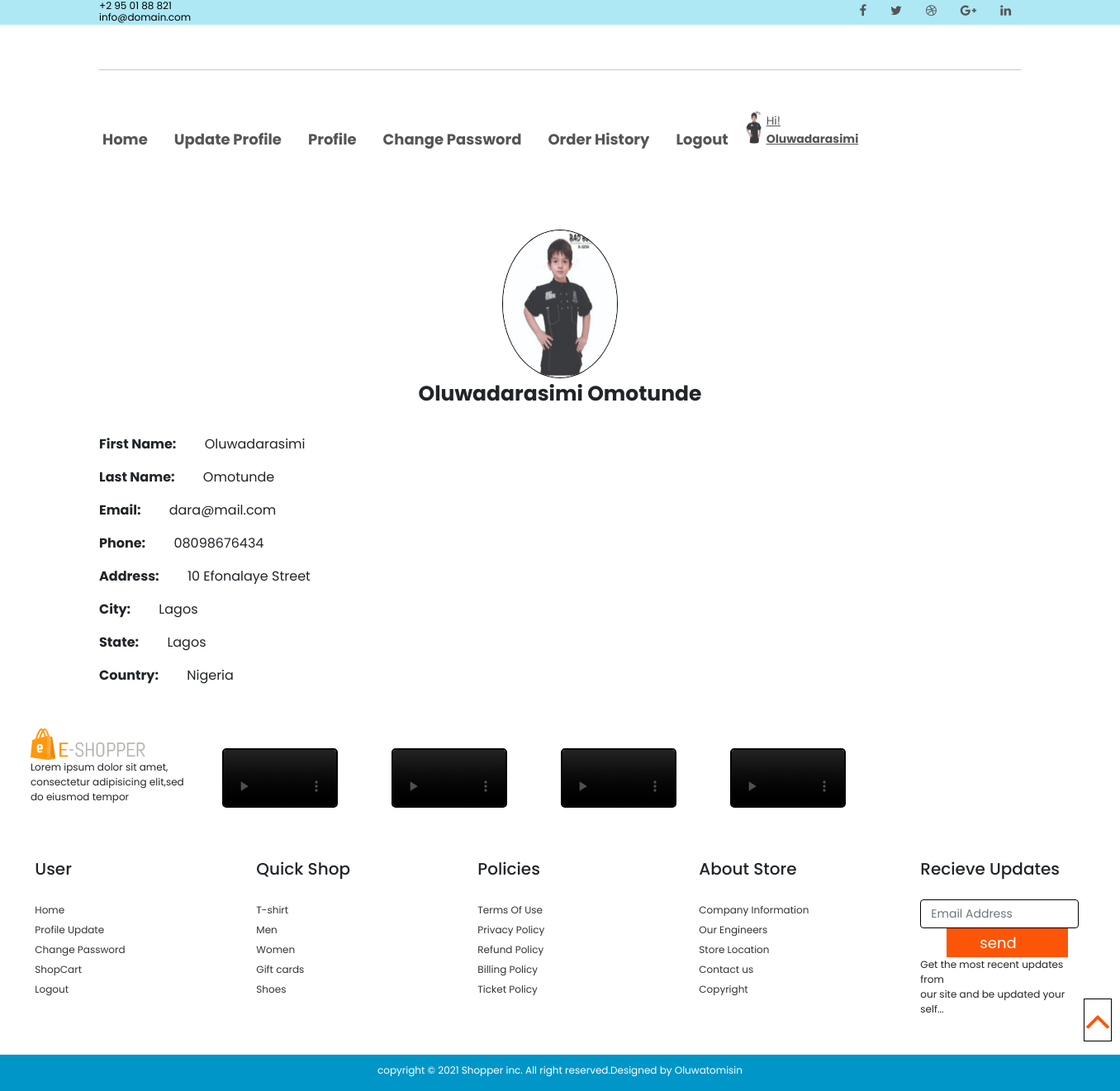
Page /user/user_profile/ (signed in) on the committed database.
### user/models.py (models this page shows, shortened)
class UserProfile(models.Model):
    user = models.OneToOneField(User, blank=True, null=True, on_delete=models.CASCADE)
    first_name = models.CharField(max_length=20, blank=True, null=True)
    last_name = models.CharField(max_length=20, blank=True, null=True)
    mobile_phone = models.CharField(max_length=15, blank=True)
    phone = models.CharField(max_length=15, null=True)
    address = models.CharField(blank=True, max_length=150)
    city = models.CharField(max_length=20, blank=True)
    state = models.CharField(max_length=20, blank=True)
    country = models.CharField(max_length=50, blank=True)
    zipcode = models.CharField(max_length=8, blank=True)
    image = models.ImageField(blank=True, null=True, upload_to='image/users/', default='defaultpic.jpg')
    def image_tag(self):
        return mark_safe('<img src="{}" height="50"/>'.format(self.image.url))
    image_tag.short_description = 'Image'
    class Meta:
        db_table = 'userprofile'
        managed = True
        verbose_name = 'UserProfile'
        verbose_name_plural = 'UserProfiles'

### user/views.py (the view)
# urls.py: path('user_profile/', views.userprofile, name='userprofile'),
def userprofile(request):
    profile = UserProfile.objects.get(user__username = request.user.username)
    context = {
        'profile': profile,
    }
    return render(request, 'userprofile.html', context)

### user/templates/userprofile.html (shortened to what this page needs)
{% extends 'base.html' %}
{% block header %}
    {% include "header2.html" %}
{% endblock header %}
{% block content %}
    <div class="container" style="margin-top: 5rem; text-align:center;">
        <div>
            <img src="{{profile.image.url}}" alt="No user picture" style="border-radius:50%; height:180px; width:140px;  border:1px solid black;">
            {% if request.user.first_name %}
                <p style="font-size: 25px;"><strong>{{request.user.first_name}} {{request.user.last_name}} </strong></p>
            {% else %}
                <p><strong>{{request.user.username}}</strong></p>
            {% endif %}
        </div>
        <div style="margin-top: 30px; text-align:left;">
            <p><span style="font-weight: bold; margin-right:30px;">First Name:</span> {{profile.first_name}}</p>
            <p><span style="font-weight: bold; margin-right:30px;">Last Name:</span> {{profile.last_name}}</p>
            <p><span style="font-weight: bold; margin-right:30px;">Email:</span> {{profile.user.email}}</p>
            <p><span style="font-weight: bold; margin-right:30px;">Phone:</span> {{profile.phone}}</p>
            <p><span style="font-weight: bold; margin-right:30px;">Address:</span> {{profile.address}}</p>
            <p><span style="font-weight: bold; margin-right:30px;">City:</span> {{profile.city}}</p>
            <p><span style="font-weight: bold; margin-right:30px;">State:</span> {{profile.state}}</p>
            <p><span style="font-weight: bold; margin-right:30px;">Country:</span> {{profile.country}}</p>
        </div>
    </div>
{% endblock content %}
{% block footer %}
    {% include "footer.html" %}
{% endblock footer %}

### home/templates/header2.html (shortened to what this page needs)
<header class="main_header" id="top">
    <div class="header_one">
        <div class="container container--flex">
            <div class="contact">
                <p> +2 95 01 88 821</p>
                <p>info@domain.com</p>
            </div>
            <ul class="social_media_handles">
                <div><i class="fa fa-facebook" aria-hidden="true"></i></div>
                <div><i class="fa fa-twitter" aria-hidden="true"></i></div>
                <div><i class="fa fa-dribbble" aria-hidden="true"></i></div>
                <div><i class="fa fa-google-plus" aria-hidden="true"></i></div>
                <div><i class="fa fa-linkedin" aria-hidden="true"></i></div>
            </ul>
        </div>
    </div>
    <div class="header_two">
        <div class="container">
            <div class="row">
                <div class="header_two--logo col col-sm-4 col-md-3 col-lg-3"><img src="{{setting.logo.url}}" alt=""></div>
                <div class="header_two--nav-links col-sm-12 col-md-6 col-lg-6 ">
                </div>
            </div>
            <hr>
        </div>
    </div>
    <div class="header_three">
       <div class="container">
           <div class="row">
                <ul class="nav col-sm-12 col-md-10 col-lg-10">
                    <li class="nav-item">
                        <a class="nav-link active" href="{% url 'index' %}" style="font-weight: bold; font-size:18px;">Home</a>
                    </li>
                    <li class="nav-item">
                        <a class="nav-link" href="{% url 'profileupdate' %}" id="shop" style="font-weight: bold; font-size:18px;">Update Profile</a>
                    </li>
                    <li class="nav-item">
                        <a class="nav-link" href="{% url 'userprofile' %}" style="font-weight: bold; font-size:18px;">Profile</i></a>
                    </li>
                    <li class="nav-item">
                        <a class="nav-link" href="#" style="font-weight: bold; font-size:18px;">Change Password</a>
                    </li>
                    <li class="nav-item">
                        <a class="nav-link" href="#" style="font-weight: bold; font-size:18px;">Order History</a>
                    </li>
                    <li class="nav-item">
                        <a class="nav-link" href="{% url 'logout' %}" style="font-weight: bold; font-size:18px;">Logout</a>
                    </li>
                    <li style="float: right;"><img src="{{profile.image.url}}" alt="" style="height: 40px; width:30px; border-radius: 50%;"></li>
                    {% if user.id is not None %}
                        <li>
                            <a href="{% url 'userprofile' %}"> Hi!
                                {% if request.user.first_name %}
                                    <p style="font-size: normal;"><strong>{{request.user.first_name}}</strong></p>
                                {% else %}
                                    <p><strong>{{request.user.username}}</strong></p>
                                {% endif %}
                            </a>
                        </li>
                    {% endif %}
                </ul>
           </div>
       </div>
    </div>
</header>

### home/static/css/main.css (style rules this page uses)
:root { --hover-color: #0096c7; --main-bg-color: #f8f9fa; --first-nav-color: #ade8f4; --main-color:#fb5607; --nav-links-color: #555; --main-text-color: #555; --ff-main-fontsize:14px; --ff-smallest-font: 12px; --ff-nav-fontsize:14px; --ff-title-fontsize:18px; --nav-two-three-height: 4rem; }
* { padding: 0; margin: 0; box-sizing: border-box; }
body { font-family: 'Poppins', sans-serif; }
.header_one { height: 30px; max-width: 100%; background-color: var(--first-nav-color); color: black; font-size: var(--ff-smallest-font); }
.container--flex { display: flex; justify-content: space-between; }
@media screen and (min-width: 576px) { .header_one { padding-inline: 10px; } }
.contact { display: flex; padding-block: 5px; }
.contact > * + * { margin-left:20px ; }
@media screen and (min-width:576px) { .contact { display:block; margin: 0; padding-block: 0px; } }
@media screen and (min-width:576px) { .contact p { padding: 0; margin: 0; line-height: 14px; } }
.social_media_handles { list-style: none; display: flex; height: 30px; }
.social_media_handles > * + * { margin-left: 5px; }
.social_media_handles div { padding-inline: 12px; padding-block: 5px; }
.social_media_handles div .fa { font-size: 15px; color: var(--nav-links-color); }
.header_two { height: var(--nav-two-three-height); }
.header_two .container hr { margin-top: 30px; }
.header_three { margin-top: 8px; height: var(--nav-two-three-height); }
.header_three ul li a { font-size: var(--ff-nav-fontsize); color: var(--nav-links-color); transform: translateY(13px); }
@media screen and (min-width:768px) { .header_three { margin-top: 40px; } }

### rows in the picture
UserProfile: image (picture), first_name "Oluwadarasimi", last_name "Omotunde", user.email "dara@mail.com", phone "08098676434", address "10 Efonalaye Street", city "Lagos", state "Lagos", country "Nigeria"

### other values in the picture
{{ request.user.first_name }} "Oluwadarasimi"
{{ request.user.last_name }} "Omotunde"
